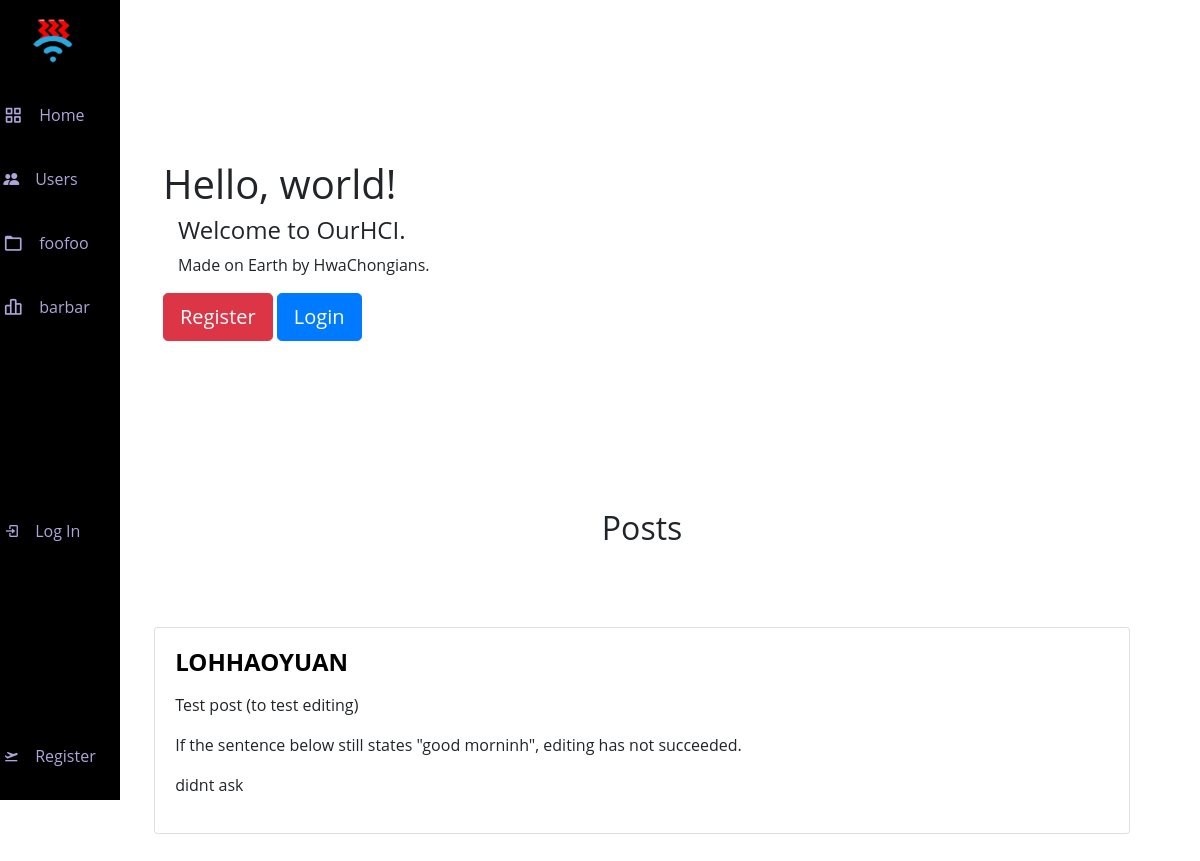
/, run on an earlier commit of the app's database.
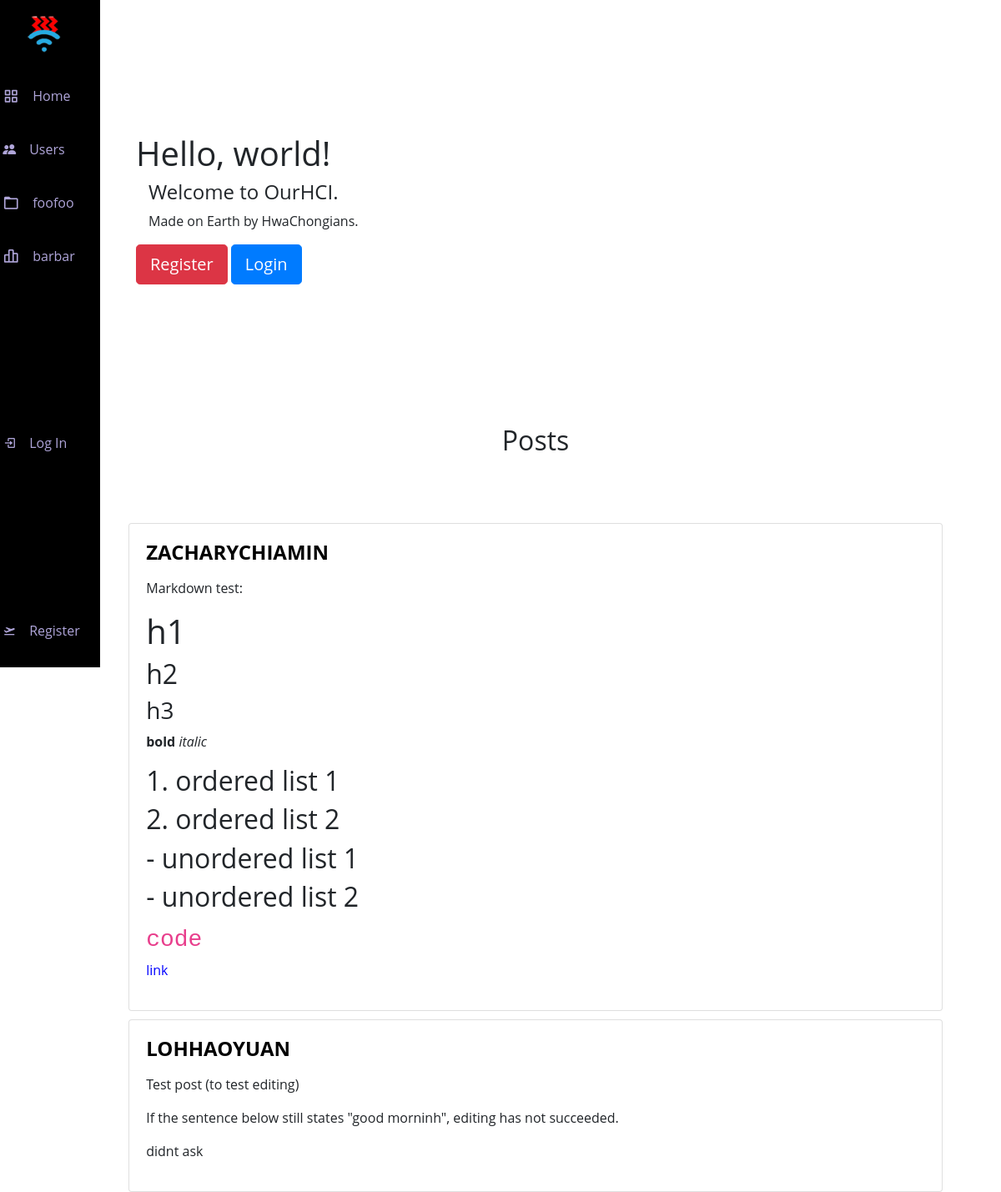
And on a later commit of the database.
### ourapp/models.py (models this page shows)
class Post(models.Model):
    user = models.ForeignKey(User, on_delete=models.CASCADE)
    content = models.TextField(null=False)

class User(AbstractUser):
    hciclass = models.CharField(max_length=3, null=False, blank=False)
    consortium = models.CharField(max_length=8, null=True, blank=True)
    bio = models.TextField(max_length=500, null=True, blank=True)
    reputation = models.IntegerField(null=False, blank=False, default=100)
    email = models.EmailField(null=False, max_length=26, blank=False)

### ourapp/views.py (the view)
# urls.py: path("", views.index, name="index"),
def index(request):
    user = request.user
    developer = user.groups.filter(name='Developer').exists()
    feed = Post.objects.all().order_by('-id')
    return render(request, "ourapp/index.html", {
        "developer": developer,
        "feed": feed,
    })

### ourapp/templates/ourapp/index.html (shortened to what this page needs)
{% extends "ourapp/layout.html" %}
{% block body %}
    <div>
        {% if user.is_authenticated %}
            <div class="p-5 mb-4 rounded-3">
                <div class="container-fluid py-5">
                <h1 class="display-5 fw-bold">Hello, <strong>{{user}}</strong>!</h1>
                <h4 class="col-md-8 fs-4">Welcome back to OurHCI.</h4>
                <p class="col-md-8 fs-4">
                    Made on Earth by HwaChongians
                </p>
            </div>
        </div>
        {% else %}
            <div class="p-5 mb-4 rounded-3">
                <div class="container-fluid py-5">
                    <h1 class="display-5 fw-bold">Hello, world!</h1>
                    <h4 class="col-md-8 fs-4">Welcome to OurHCI.</h4>
                    <p class="col-md-8 fs-4"> Made on Earth by HwaChongians.</p>
                    <a class="btn btn-danger btn-lg" href="{% url 'register' %}" role="button">Register</a>
                    <a class="btn btn-primary btn-lg" href="{% url 'login' %}" role="button">Login</a>
                </div>
            </div>
        {% endif %}
        <div class="p-5 mb-4 rounded-3"><h2 class="centered">Posts</h3></div>
        {% for post in feed %}
            <div class="card" style="width: 90%; height: auto; margin-bottom:2px;margin: 0 auto;float: none; margin-bottom: 10px;">
                <div class="card-body">
                    <h4 class="card-title">
                        <a class="userlink" href="{% url 'profile' post.user %}">
                            <b>{{post.user}}</b>
                        </a>
                    </h4>
                    <p class="card-text">{{post.content | safe}}</p>
                </div>
            </div>
        {% endfor %}
            </div>
{% endblock %}

### ourapp/templates/ourapp/layout.html (shortened to what this page needs)
{% load static %}
<!doctype html>
<html lang="en">
  <head>
    <link href="/static/ourapp/styles.css" rel="stylesheet">
    <link href='https://unpkg.com/boxicons@2.1.2/css/boxicons.min.css' rel='stylesheet'>
    <link rel="stylesheet" href="https://cdn.jsdelivr.net/npm/bootstrap-icons@1.8.3/font/bootstrap-icons.css">
    <link rel="stylesheet" href="https://cdn.jsdelivr.net/npm/bootstrap@4.6.1/dist/css/bootstrap.min.css">
  </head>
  <body id="body" >
  <div class="l-navbar" id="nav-bar">
    <nav class="nav">
      <div>
        <span class="nav_logo-name">
          <img width="45" height="45" style="margin-left: 30px; margin-right: 30px; margin-bottom: 30px;" class="d-inline-block align-top2" id="ourhcilogo" src="{% static 'ourapp/ourhci-logo-2.png' %}">
        </span>
        <div class="nav_list">
          <a href="/" class="nav_link" id="a" onclick="set_active('a')">
            <i class='bx bx-grid-alt nav_icon'></i>
            <span class="nav_name">Home</span>
          </a>
            <a href="/@" class="nav_link" id="c" onclick="set_active('c')">
              <i class="bi bi-people-fill"></i>
              <span class="nav_name">Users</span>
            </a>
          <a href="/" class="nav_link" id="e" onclick="set_active('e')">
            <i class='bx bx-folder nav_icon'></i>
            <span class="nav_name">foofoo</span>
          </a>
          <a href="/" class="nav_link" id="f" onclick="set_active('f')">
            <i class='bx bx-bar-chart-alt-2 nav_icon'></i>
            <span class="nav_name">barbar</span>
          </a>
        </div>
      </div>
      {% if user.is_authenticated %}
        <a href="{% url 'profile' user%}" class="nav_link">
          <i class='bx bx-user-circle'></i>
          <span class="nav_name">Profile</span>
        </a>
        <a href="{% url 'logout' %}" class="nav_link">
          <i class='bx bx-log-out nav_icon'></i>
          <span class="nav_name">Sign Out</span>
        </a>
      {% else %}
        <a href="{% url 'login'%}" class="nav_link">
          <i class='bx bx-log-in'></i>
          <span class="nav_name">Log In</span>
        </a>
        <a href="{% url 'register'%}" class="nav_link">
          <i class='bx bxs-plane-take-off'></i>
          <span class="nav_name">Register</span>
        </a>
      {% endif %}
    </nav>
  </div>
<div class="height-100">
  {% block body %}
  {% endblock %}
</div>
    </body>
</html>

### ourapp/static/ourapp/styles.css (style rules this page uses)
body { font-family: 'Open Sans', sans-serif; background-color: #EAECEF }
.userlink { color:black; }
a { color:black; }

### ourapp/templates/ourapp/layout.html (style rules this page uses)
body { font-family: 'Open Sans', sans-serif; background-color: white; padding-left: 100px; position: relative; margin: var(--header-height) 0 0 0; padding: 0 1rem; font-size: var(--normal-font-size); transition: .5s; }
a { color: blue; text-decoration: none; }
img { max-width: 100%; height: auto; }
.userlink { color: black; }
:root { --header-height: 3rem; --nav-width: 68px; --first-color: #000000; --first-color-light: #AFA5D9; --white-color: #F7F6FB; --body-font: 'Nunito', sans-serif; --normal-font-size: 1rem; --z-fixed: 100; }
.l-navbar { position: fixed; top: 0; left: -30%; width: 120px; height: 100vh; background-color: var(--first-color); padding: .5rem 1rem 0 0; transition: .5s; z-index: var(--z-fixed); }
.nav { height: 100%; display: flex; flex-direction: column; justify-content: space-between; overflow: hidden; }
.nav_logo-name { color: var(--white-color); font-weight: 700; }
.nav_icon { font-size: 1.25rem; }
.nav_link { position: relative; color: var(--first-color-light); margin-bottom: 1.5rem; transition: .3s; display: grid; grid-template-columns: max-content max-content; align-items: center; column-gap: 1rem; padding: .5rem 0 .5rem 0.2rem; }
.nav_name { font-size: 10; }
.height-100 { height: 100vh; }
@media screen and (min-width: 768px) { body { margin: calc(var(--header-height) + 1rem) 0 0 0; padding-left: calc(var(--nav-width) + 2rem); } }
@media screen and (min-width: 768px) { .l-navbar { left: 0; padding: 1rem 1rem 0 0; } }
@media screen and (min-width: 768px) { .centered { text-align: center; } }

What changed in the data, as far as the page shows it:
added Post: user "ZACHARYCHIAMIN", content "Markdown test: h1 h2 h3 bold italic 1. ordered list 1 2. ordered list 2 - unordered list 1 - unordered list 2 code link"
